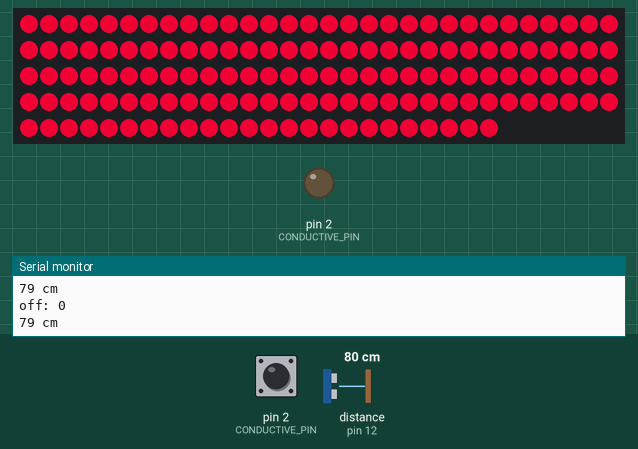
A sketch run on a simulated Arduino Leonardo, built with avr-gcc and run on an emulated ATmega32U4. On the bench: 144 RGB LEDs in strip order, left to right, continuing on the next row, output pins drawn as LEDs (lit = HIGH), the last lines printed to the serial monitor. Wiring (inferred from the names in the program): ultrasonic range finder: trigger pin 13; echo pin 12. Inputs (shaded band) come from the test bench; at power-on: distance to the obstacle (sensor on pin 12) 80 cm, pin 2 (CONDUCTIVE_PIN) LOW. The echo pulse lasts 58.3 µs per cm; dim RGB values are drawn brighter than linear; pins used as bus, display or sensor lines are not drawn.

Above: at 1.3 s.
1.4 s: distance to the obstacle (sensor on pin 12) set to 173 cm
At 2.7 s:
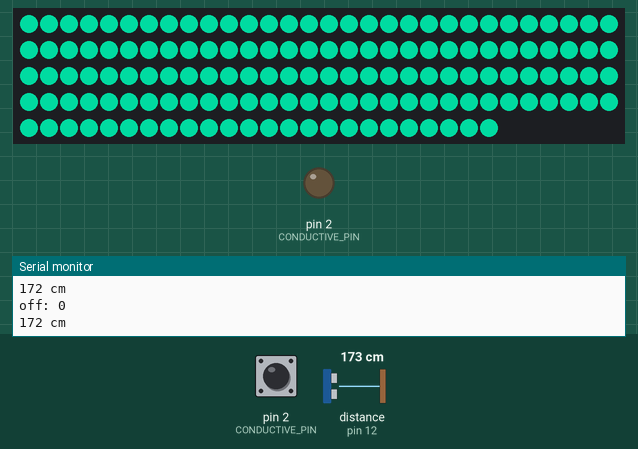
3.2 s: distance to the obstacle (sensor on pin 12) set to 18 cm
At 3.48 s:
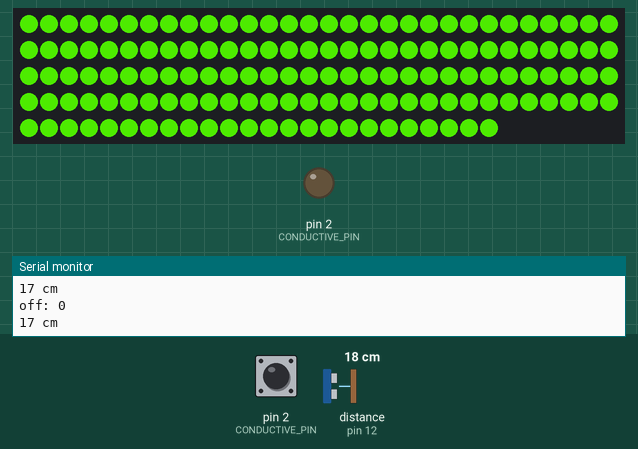
5.6 s: distance to the obstacle (sensor on pin 12) set to 35 cm
At 5.9 s:
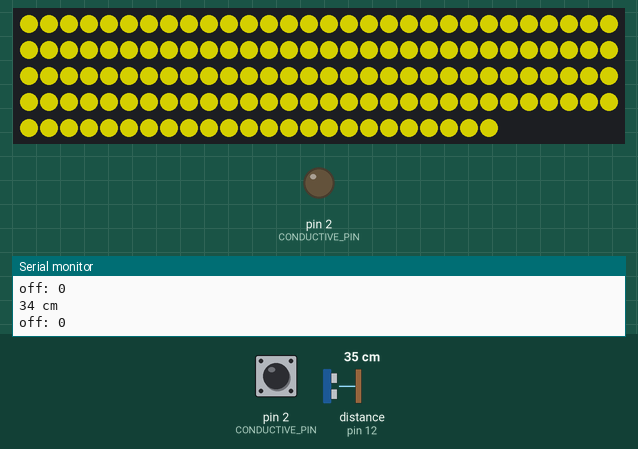
8.0 s: distance to the obstacle (sensor on pin 12) set to 120 cm
At 8.36 s:
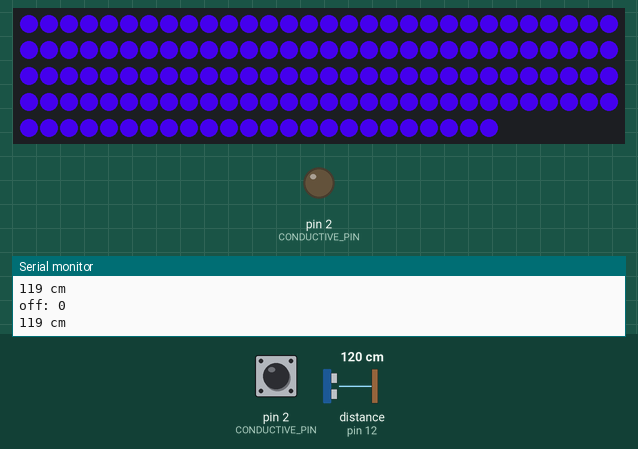
10.1 s: pin 2 (CONDUCTIVE_PIN) pulsed HIGH 2 times (0.12 s each, 0.3 s apart)
At 10.67 s:
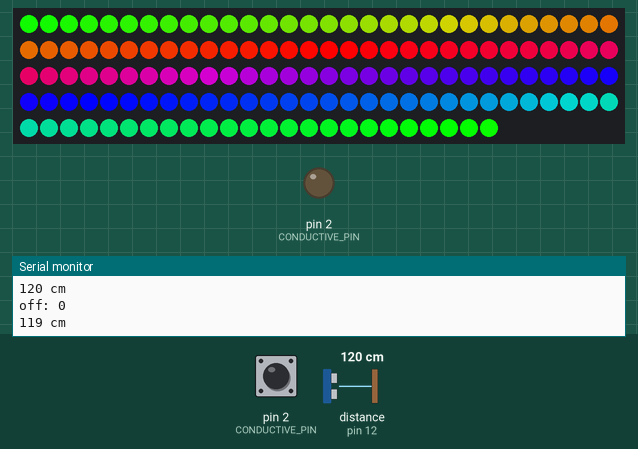
Timing chart, 0 to 13.1 s (numbered marks = the images above; inputs shaded):
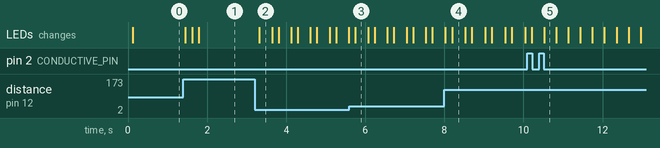

The sketch:

final.ino
```cpp
#define NUM_PADS 1
#define CONDUCTIVE_PIN 2
#define trigPin 13
#define echoPin 12
#define NEO_PIN 7
#define NUM_NEOPIXELS 144

#include <Adafruit_NeoPixel.h>
Adafruit_NeoPixel strip = Adafruit_NeoPixel(NUM_NEOPIXELS, NEO_PIN, NEO_GRB + NEO_KHZ800);

#define SERIAL9600

boolean pressed = false;
int movingAverage = 0;
float pressThreshold = 13;
float releaseThreshold = 3.6;
float movingAverageFactor = 1;

void setup() {
  Serial.begin (9600);
  pinMode(trigPin, OUTPUT);
  pinMode(echoPin, INPUT);
  strip.begin();
  initializeArduino();
  delay(100);
}

void loop() {
  checkDistance();
  updateMovingAverage();
  updateInputState();
}


//////////////////////////
// INITIALIZE ARDUINO
//////////////////////////
void initializeArduino() {
  Serial.begin(9600);
  while (!Serial) {
    ; // wait for serial port to connect. Needed for Leonardo only
  }
  /* Set up input pins
   DEactivate the internal pull-ups, since we're using external resistors */
  pinMode(CONDUCTIVE_PIN, INPUT);
  digitalWrite(CONDUCTIVE_PIN, LOW);
}


///////////////////////////
// UPDATE INPUT STATES
///////////////////////////
void updateInputState() {
  if (movingAverage > pressThreshold) {  // input becomes pressed
    pressed = true;
    rainbowCycle(20);
    Serial.print("On: ");
    Serial.println(movingAverage);
  }

  else if (movingAverage < releaseThreshold) {
    pressed = false;
    Serial.print("off: ");
    Serial.println(movingAverage);
  }
}


void checkDistance() {
  long duration, distance;
  digitalWrite(trigPin, LOW);  // Added this line
  delayMicroseconds(2); // Added this line
  digitalWrite(trigPin, HIGH);
//  delayMicroseconds(1000); - Removed this line
  delayMicroseconds(10); // Added this line
  digitalWrite(trigPin, LOW);
  duration = pulseIn(echoPin, HIGH);
  distance = (duration/2) / 29.1;

  if (distance >= 200 || distance <= 0){
    Serial.println("Out of range");
    setColor(0,0,0);
  }
  else {
    Serial.print(distance);
    Serial.println(" cm");
    setColor(Wheel(map(distance, 0, 200, 0, 255)));
  }
  delay(100);
}

void setColor(int R, int G, int B) {
  for(int i = 0; i < NUM_NEOPIXELS; i++) {
    strip.setPixelColor(i, strip.Color(R, G, B));
  }
  strip.show();
  delay(50);
}

void setColor(uint32_t c) {
  for(int i = 0; i < NUM_NEOPIXELS; i++) {
    strip.setPixelColor(i, c);
  }
  strip.show();
  delay(50);
}

// Slightly different, this makes the rainbow equally distributed throughout
void rainbowCycle(uint8_t wait) {
  uint16_t i, j;

  for(j=0; j<256*5; j++) { // 5 cycles of all colors on wheel
    for(i=0; i< strip.numPixels(); i++) {
      strip.setPixelColor(i, Wheel(((i * 256 / strip.numPixels()) + j) & 255));
    }
    strip.show();
    delay(wait);
  }
}

uint32_t Wheel(byte WheelPos) {
  if(WheelPos < 85) {
   return strip.Color(WheelPos * 3, 255 - WheelPos * 3, 0);
  } else if(WheelPos < 170) {
   WheelPos -= 85;
   return strip.Color(255 - WheelPos * 3, 0, WheelPos * 3);
  } else {
   WheelPos -= 170;
   return strip.Color(0, WheelPos * 3, 255 - WheelPos * 3);
  }
}


///////////////////////////
// CAPACITIVE SENSORS
///////////////////////////
uint8_t readCapacitivePin(int pinToMeasure) {
  // Variables used to translate from Arduino to AVR pin naming
  volatile uint8_t* port;
  volatile uint8_t* ddr;
  volatile uint8_t* pin;
  // Here we translate the input pin number from
  //  Arduino pin number to the AVR PORT, PIN, DDR,
  //  and which bit of those registers we care about.
  byte bitmask;
  port = portOutputRegister(digitalPinToPort(pinToMeasure));
  ddr = portModeRegister(digitalPinToPort(pinToMeasure));
  bitmask = digitalPinToBitMask(pinToMeasure);
  pin = portInputRegister(digitalPinToPort(pinToMeasure));
  // Discharge the pin first by setting it low and output
  *port &= ~(bitmask);
  *ddr  |= bitmask;
  delay(1);
  // Prevent the timer IRQ from disturbing our measurement
  noInterrupts();
  // Make the pin an input with the internal pull-up on
  *ddr &= ~(bitmask);
  *port |= bitmask;

  // Now see how long the pin to get pulled up. This manual unrolling of the loop
  // decreases the number of hardware cycles between each read of the pin,
  // thus increasing sensitivity.
  uint8_t cycles = 17;
       if (*pin & bitmask) { cycles =  0;}
  else if (*pin & bitmask) { cycles =  1;}
  else if (*pin & bitmask) { cycles =  2;}
  else if (*pin & bitmask) { cycles =  3;}
  else if (*pin & bitmask) { cycles =  4;}
  else if (*pin & bitmask) { cycles =  5;}
  else if (*pin & bitmask) { cycles =  6;}
  else if (*pin & bitmask) { cycles =  7;}
  else if (*pin & bitmask) { cycles =  8;}
  else if (*pin & bitmask) { cycles =  9;}
  else if (*pin & bitmask) { cycles = 10;}
  else if (*pin & bitmask) { cycles = 11;}
  else if (*pin & bitmask) { cycles = 12;}
  else if (*pin & bitmask) { cycles = 13;}
  else if (*pin & bitmask) { cycles = 14;}
  else if (*pin & bitmask) { cycles = 15;}
  else if (*pin & bitmask) { cycles = 16;}

  // End of timing-critical section
  interrupts();

  // Discharge the pin again by setting it low and output
  //  It's important to leave the pins low if you want to
  //  be able to touch more than 1 sensor at a time - if
  //  the sensor is left pulled high, when you touch
  //  two sensors, your body will transfer the charge between
  //  sensors.
  *port &= ~(bitmask);
  *ddr  |= bitmask;

  return cycles;
}

void updateMovingAverage() {
  int cycles = readCapacitivePin(CONDUCTIVE_PIN);
  int mave = movingAverage;
  movingAverage = mave * (1.0 - movingAverageFactor) + cycles * movingAverageFactor;
}
```

Measured:
- after the input at 1.4 s, the LEDs: change after 0.05 s (image 1)
- after the input at 3.2 s, the LEDs: change after 0.12 s (image 2)
- after the input at 5.6 s, the LEDs: change after 0.15 s (image 3)
- after the input at 8.0 s, the LEDs: first change at once (image 4 shows a later state)
- after the input at 10.1 s, the LEDs: first differ from a run without the input after 0.42 s (image 5)
